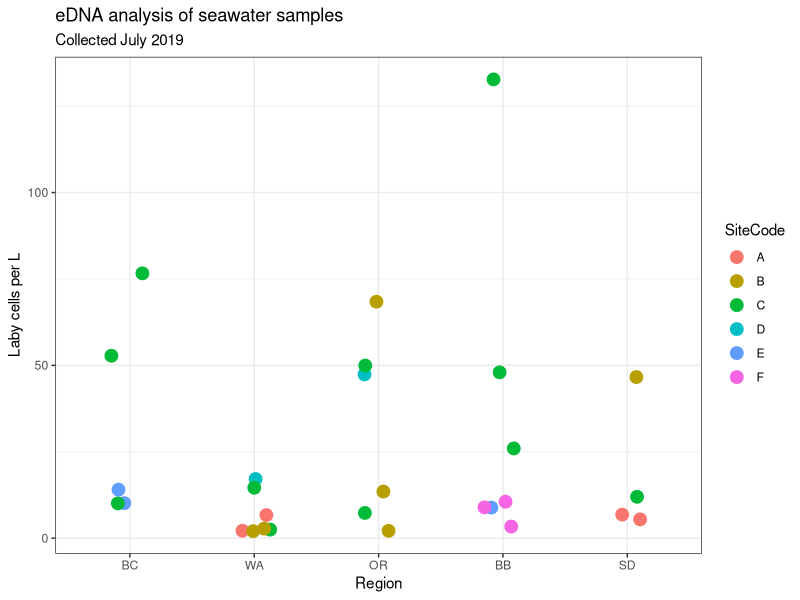
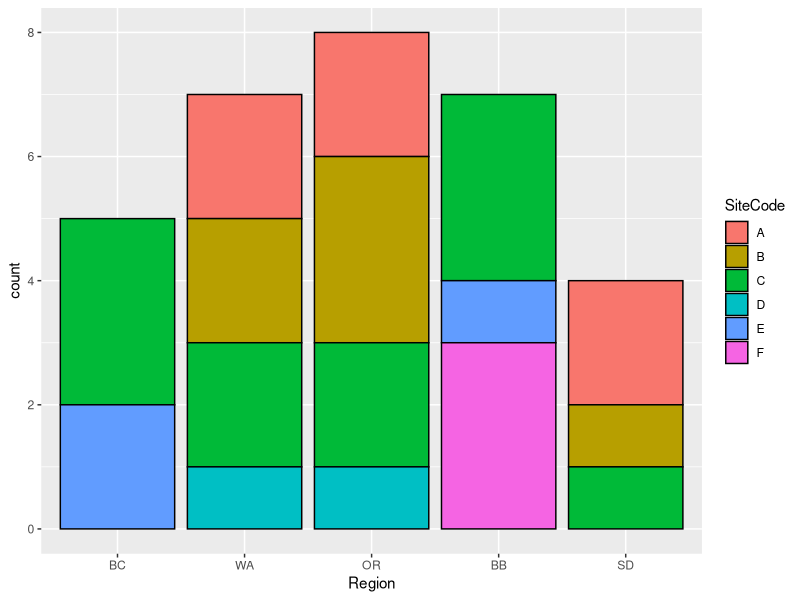
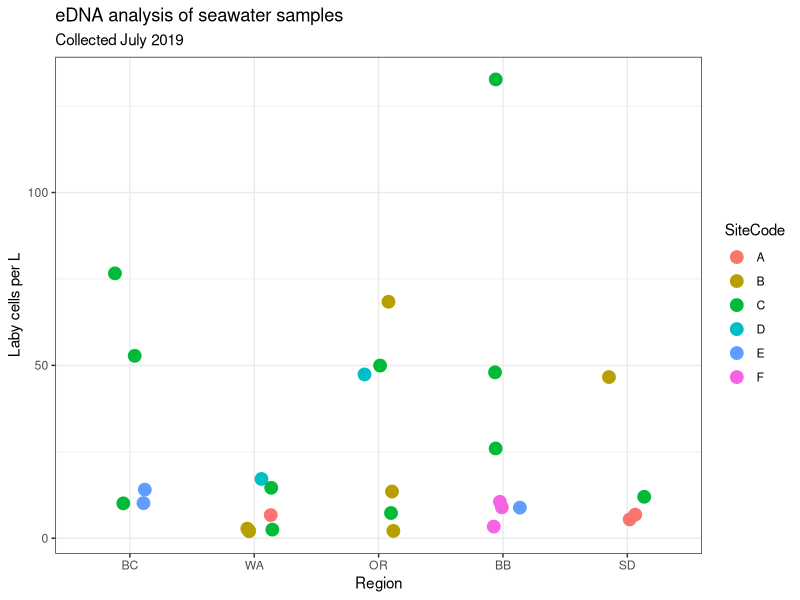

R code for these plots, in order:
## Looking at the eDNA from 2019 samples
library(tidyverse)
info <- read.csv("eDNA/2019_DNA_extracts.csv")
cells <- read.csv("eDNA/2019_water_eDNA_summary.csv")
region_order <- c("AK","BC","WA","OR","BB","SD")
head(info)
head(cells)
cells$SampleID <- gsub('w',"-W",cells$Sample)
cells_info <- left_join(cells,info,by=c("SampleID"="sampleid"))
head(cells_info)
cells_info$CellsPerMl <- cells_info$TotalCellsInSample/cells_info$TotalWaterVolumeFiltered
cells_info$CellsPerL <- cells_info$CellsPerMl*1000
cells_info$Region <- ordered(cells_info$Region,levels=region_order)
ggplot(cells_info,aes(x=Region,y=CellsPerL,color=SiteCode))+geom_jitter(width=0.15, size=4)+
  ylab("Laby cells per L")+
  labs(title="eDNA analysis of seawater samples",
       subtitle = "Collected July 2019")+
  theme_bw()
ggsave(filename = "eDNA/eDNA_positive_2019.jpg")
ggplot(cells_info,aes(x=Region))+geom_histogram(aes(fill=SiteCode),stat = "count",color="black")
